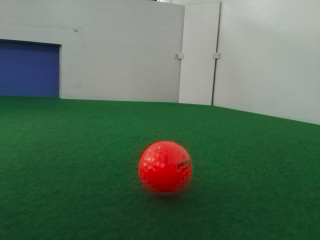
#> input picture WebsiteFiles/images/Vision/frame_000191.png, 320 x 240 px
$ python get_channels.py
#> lines starting #> are read from the running program, lines starting #| are printed output that depends on the picture; after the words box and inside, x2 and y2 are one past the last pixel; in counts of white or black regions, pixels touching at a corner belong together
import numpy as np
import cv2

frame = cv2.imread("../../../images/Vision/frame_000191.png")							# Import the raw frame
#> frame is the input picture: shape (240, 320, 3); mean B, G, R 88.5, 108.6, 84.9
frame_blue = frame[:,:,0];								# Extract the blue colour channel
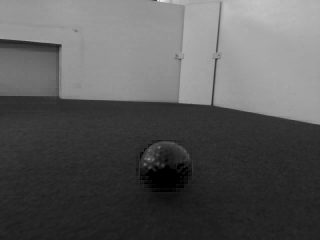
#> frame_blue: shape (240, 320); min 0, max 230, mean 88.5
b = frame[:,:,0]
g = frame[:,:,1]
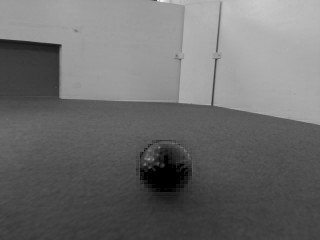
#> g: shape (240, 320); min 0, max 236, mean 108.6
r = frame[:,:,2]
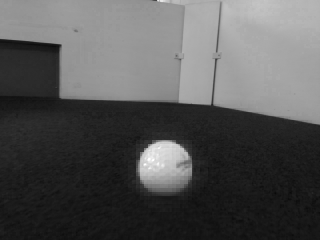
#> r: shape (240, 320); min 9, max 255, mean 84.9
cv2.imshow("Red", r)
cv2.imshow("Blue", b)
cv2.imshow("Green", g)
ret, thresholded_frame = cv2.threshold(frame_blue, 127, 255, cv2.THRESH_BINARY)		# Threshold blue channel
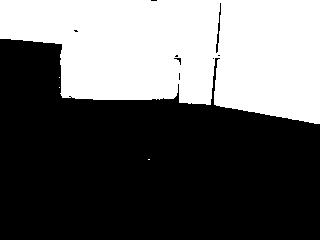
#> thresholded_frame: shape (240, 320); 38.8% white; 4 white regions (3 under 20 px), largest, box (x1, y1, x2, y2) and area: (0, 0, 320, 124) 29795

cv2.imshow("Binary Thresholded Frame", thresholded_frame)				# Display the thresholded frame
cv2.waitKey(0)										# Wait for a keypress before exiting

#> (the run stopped early here; a loop or call above may not have finished)

$ run again, with WebsiteFiles/images/Vision/green_channel.png copied over WebsiteFiles/images/Vision/frame_000191.png
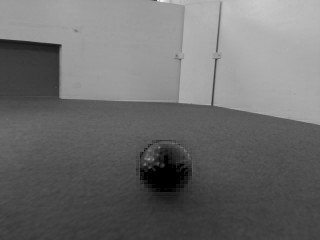
#> input picture WebsiteFiles/images/Vision/green_channel.png, 320 x 240 px
#> frame is the input picture: shape (240, 320, 3); min 0, max 236, mean 108.6
#> `ret, thresholded_frame = cv2.threshold(frame_blue, 127, 255, cv2.THRES..`:
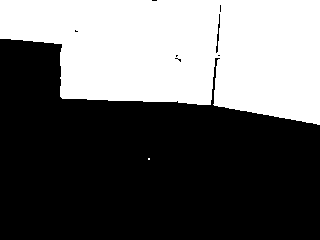
#> thresholded_frame: shape (240, 320); 39.2% white; 2 white regions (1 under 20 px), largest, box (x1, y1, x2, y2) and area: (0, 0, 320, 125) 30100
